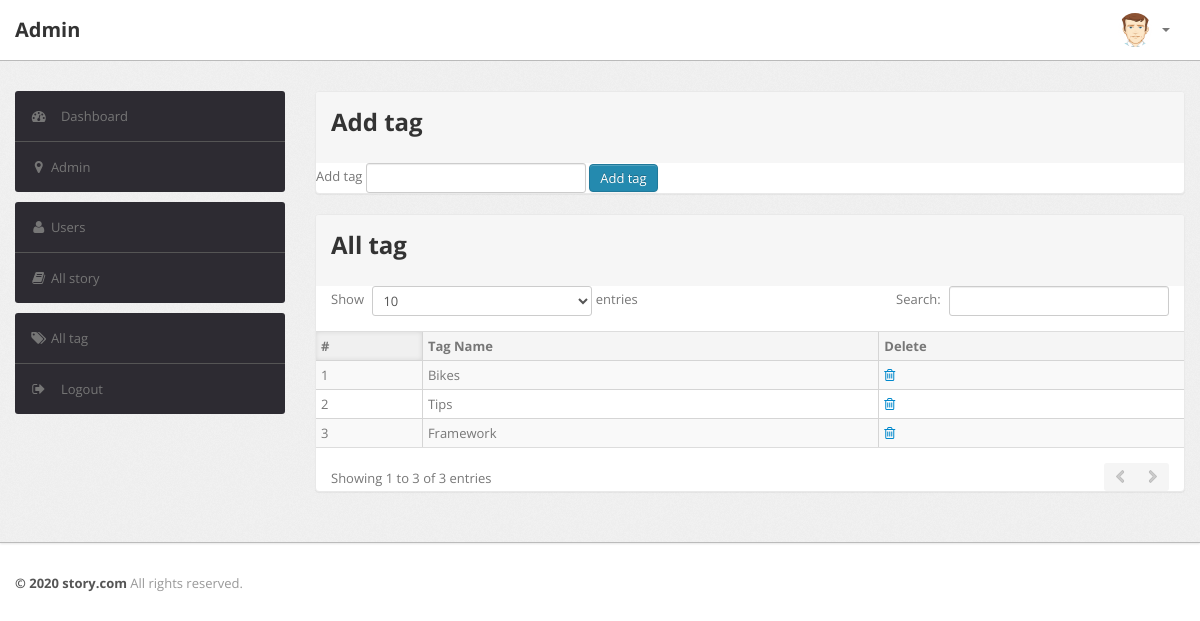
/admin/tags.php (signed in), run on the app's committed database.
### tables this page shows
CREATE TABLE `tags` (
  `id` int(11) NOT NULL,
  `name` varchar(20) NOT NULL
);

### admin/tags.php (the view, shortened to what this page needs)
<?php
    include"include/config.php";
    if(strlen($_SESSION['login'])==0){
        header('location:index.php');
    }
    else{
?>
<?php include"include/header.php"; ?>
<div class="wrapper">
    <div class="container">
        <div class="row">
            <?php include"include/sidebar.php"; ?>
            <div class="span9">
                <div class="module">
                    <div class="module-head">
                        <h2>Add tag</h2>
                    </div>
                    <form class="form-inline" method="post" action="tags.php">
                        <div class="form-group">
                            <div class="controls">
                                <label class="control-label" for="basicinput">Add tag</label>
                                <input type="text" name="name" class="form-control" required> <button type="submit" name="add_tag" class="btn btn-primary">Add tag</button>
                            </div>
                        </div>
                    </form>
                </div>
            </div>
            <div class="span9">
                <div class="content">
                    <div class="btn-controls">
                        <div class="btn-box-row row-fluid">
                            <div class="module">
                                <div class="module-head">
                                    <h2>All tag</h2>
                                </div>
                                <table class="table table-striped table-bordered table-condensed datatable-1">
                                    <thead>
                                        <tr>
                                            <th>#</th>
                                            <th>Tag Name</th>
                                            <th>Delete</th>
                                        </tr>
                                    </thead>
                                    <tbody>
                                        <?php
                                            $query = "SELECT * FROM tags ";
                                            $select_query = mysqli_query($connection, $query);
                                            $cnt = 1;
                                            while($row = mysqli_fetch_assoc($select_query)){
                                                $name = $row['name'];
                                        ?>
                                        <tr>
                                            <td><?php echo $cnt ;?></td>
                                            <td><?php echo $name; ?></td>
                                            <td>
                                                <a href="tags.php?id=<?php echo $row['id']?>&del=delete" onClick="return confirm('Are you want to delete?')"><i class="icon-trash"></i></a>
                                            </td>
                                        </tr> <?php $cnt=$cnt+1; } ?>
                                    </tbody>
                                </table>
                            </div>
                        </div>
                    </div>
                </div>
            </div>
        </div>
    </div>
</div>
<?php include"include/footer.php";  } ?>

### data on the page
tags: name "Bikes"
tags: name "Tips"
tags: name "Framework"
